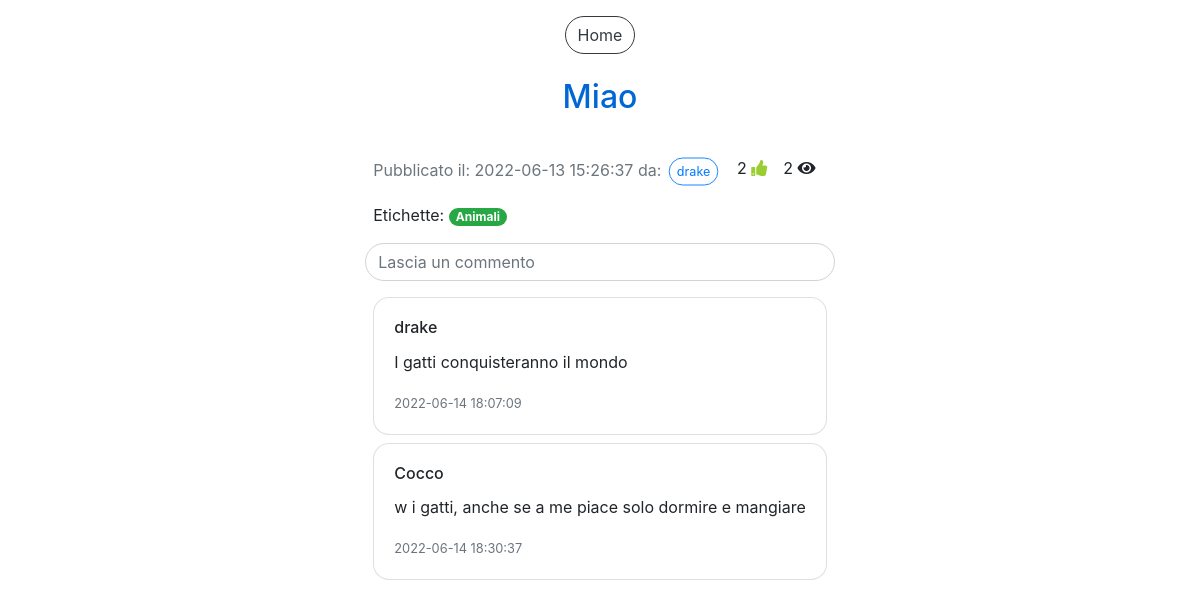
Before: /video.php?id=6&titolo=Miao&video=z3U0udLH974&time=10 (signed in) with the older database file.
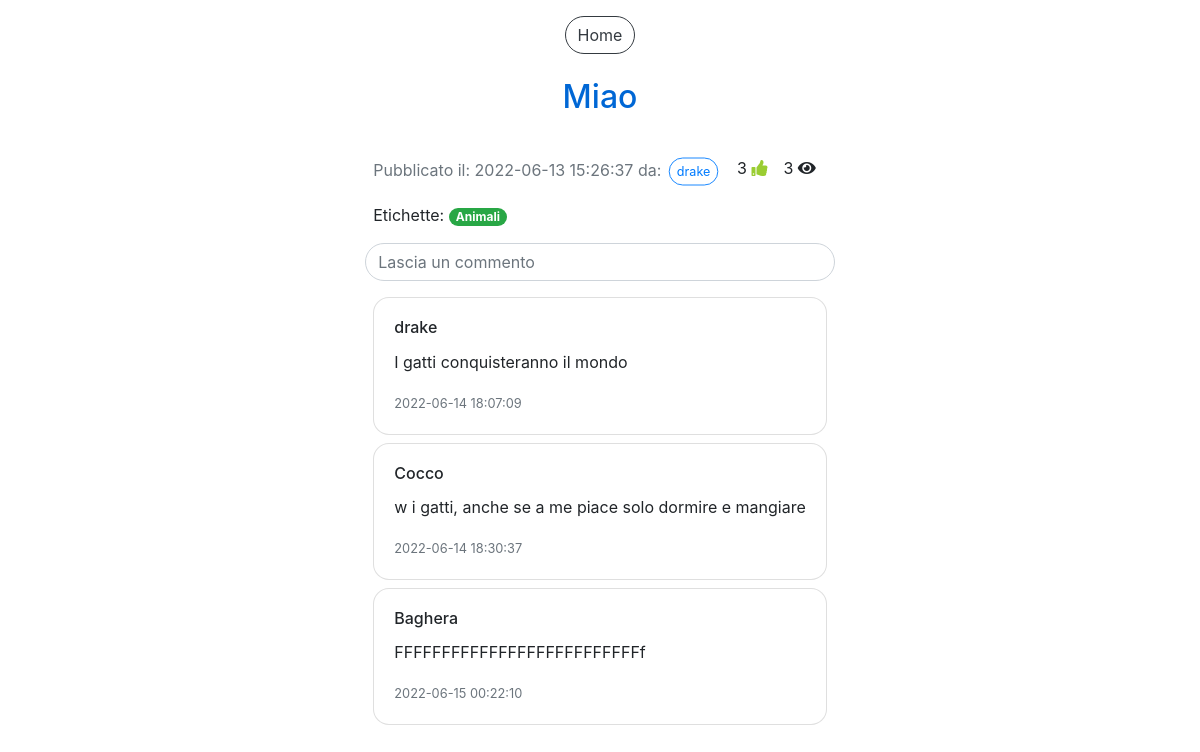
After: the same page with the newer database file.
### tables this page shows
CREATE TABLE `video` (
  `IdVideo` int(11) NOT NULL,
  `Titolo` varchar(100) NOT NULL,
  `SorgenteVideo` varchar(300) NOT NULL,
  `DataPubblicazione` datetime NOT NULL DEFAULT current_timestamp(),
  `NumeroLike` int(11) NOT NULL DEFAULT 0,
  `NumeroVisualizzazioni` int(11) NOT NULL DEFAULT 0,
  `IdAccount` int(11) NOT NULL
);

CREATE TABLE `accounts` (
  `IdAccount` int(11) NOT NULL,
  `Username` varchar(40) NOT NULL,
  `Mail` varchar(40) NOT NULL,
  `Password` varchar(100) NOT NULL,
  `Canale` tinyint(1) NOT NULL,
  `NumeroIscritti` int(11) DEFAULT NULL
);

CREATE TABLE `categorizzazioni_video` (
  `IdEtichetta` int(11) NOT NULL,
  `IdVideo` int(11) NOT NULL
);

CREATE TABLE `etichette` (
  `IdEtichetta` int(11) NOT NULL,
  `NomeEtichetta` varchar(20) NOT NULL
);

CREATE TABLE `commenti` (
  `IdCommento` int(11) NOT NULL,
  `IdAccount` int(11) NOT NULL,
  `TestoCommento` varchar(200) NOT NULL,
  `DataCommento` datetime NOT NULL DEFAULT current_timestamp(),
  `IdPost` int(11) DEFAULT NULL,
  `IdVideo` int(11) DEFAULT NULL
);

### video.php (the view, shortened to what this page needs)
<!DOCTYPE html>
<html>
<head>
  <link rel="stylesheet" href="css/style.css">
  <link rel="stylesheet" href="css/custom_style.css">
</head>
<body onload="onYouTubeIframeAPI()">
  <?php
    include("db.php");
  ?>
  <div class="container-fluid pt-3">
    <div class="row justify-content-center">
      <button type="button" class="btn btn-outline-dark" onclick="location.href='home.php'">Home</button>
    </div>
    <div class="row justify-content-center pt-4">
      <div>
        <div class="row justify-content-center pb-3">
          <h2 class="titleText"><?php echo $_GET["titolo"]; ?></h2>
        </div>
        <div class="row justify-content-center pb-3">
        </div>
        <div class="row ml-2">
          <?php
            $sql="SELECT * FROM Video v JOIN Accounts a ON v.IdAccount=a.IdAccount WHERE IdVideo=?";
            $query=$db->prepare($sql);
            $dati=array($_GET["id"]);
            $query->execute($dati);
            $ris=$query->fetchAll();
            foreach($ris as $row) {
              $vis=$row["NumeroVisualizzazioni"];
              $sql="SELECT * FROM Playlists WHERE IdAccount=? AND TipoPlaylist=?";
              $query=$db->prepare($sql);
              $dati=array($_SESSION["loginID"], 2);
              $query->execute($dati);
              $risP=$query->fetchAll();
              foreach($risP as $rowP) {
                $idLikes=$rowP["IdPlaylist"];
              }
              $sql="SELECT * FROM Composizioni_playlists WHERE IdPlaylist=? AND IdVideo=?";
              $query=$db->prepare($sql);
              $dati=array($idLikes, $_GET["id"]);
              $query->execute($dati);
              $risV=$query->fetchAll();
              $classLike="";
              if (count($risV)>0) {
                $classLike="liked";
              }
              echo '<p>
                      <p class="text-muted mr-3">Pubblicato il: '. $row["DataPubblicazione"] .' da: <button type="button" class="btn btn-outline-primary btn-sm mini" onclick="location.href=\'canale.php?canale='. $row["Username"] .'\'">'. $row["Username"] .'</button><br></p>
                      <p id="nLike" class="'. $classLike .'">'. $row["NumeroLike"] .' <i class="fa fa-thumbs-up mr-3" onclick="addLikeVideo(\'nLike\')"></i></p>
                      <p id="nVis">'. $vis .' <i class="fa fa-eye"></i></p>
                    </p></div>';
              $sql="SELECT * FROM Etichette e JOIN Categorizzazioni_video c ON e.IdEtichetta=c.IdEtichetta WHERE c.IdVideo=?";
              $query=$db->prepare($sql);
              $dati=array($row["IdVideo"]);
              $query->execute($dati);
              $risC=$query->fetchAll();
              echo '<div class="row ml-2"><p>Etichette: ';
              foreach($risC as $etichetta) {
                echo '<span class="badge badge-pill badge-success mr-1">'. $etichetta["NomeEtichetta"] .'</span>';
              }
              echo '</p>';
            }
          ?>
        </div>
          <div class="form-group w-100">
            <input type="text" id="commentText" class="form-control" onkeydown="sendComment()" placeholder="Lascia un commento" required>
          </div>
          <div id='commentsField'>
            <?php
              $sql="SELECT * FROM Commenti c, Accounts a WHERE a.IdAccount=c.IdAccount AND c.IdVideo=".$_GET["id"];
              $query=$db->prepare($sql);
              $query->execute();
              $ris=$query->fetchAll();
              foreach($ris as $commento) {
                echo '<div class="w-100">
                        <div class="card m-2 w-auto">
                          <div class="card-body w-auto">
                            <h6 class="card-title">'.$commento["Username"].'</h6>
                            <p class="card-text">
                              '.$commento["TestoCommento"].'
                            </p>
                            <small class="text-muted">'. $commento["DataCommento"] .'</small>
                          </div>
                        </div>
                      </div>'
                ;
              }
            ?>
          </div>
        </div>
      </div>
    </div>
</body>
</html>

Changed rows visible on the page:
changed video "drake": NumeroLike "2" → "3"; NumeroVisualizzazioni "2" → "3"
added commenti: IdAccount.Username "Baghera", TestoCommento "FFFFFFFFFFFFFFFFFFFFFFFFFFf", DataCommento "2022-06-15 00:22:10"
